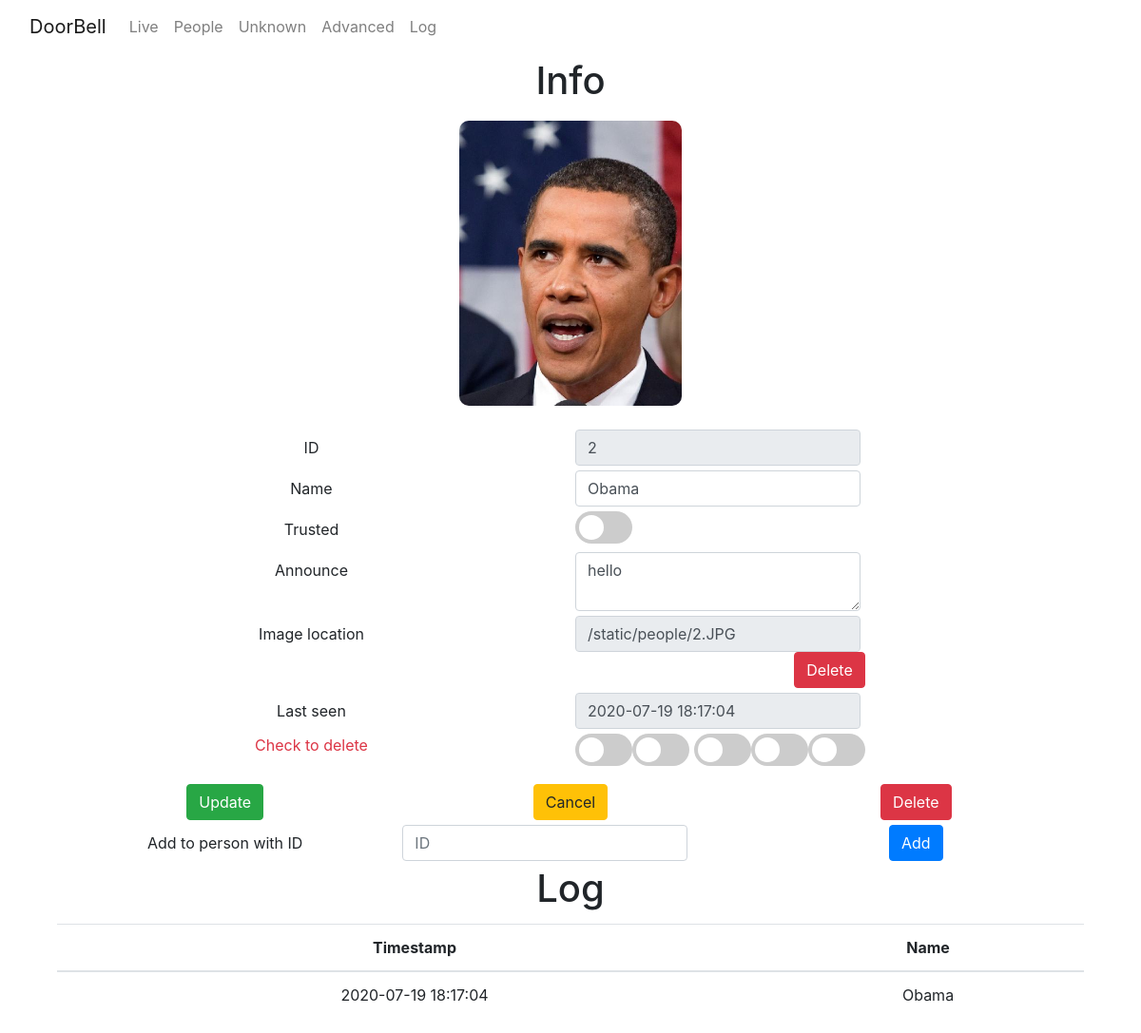
The app's page /person/2, older data.
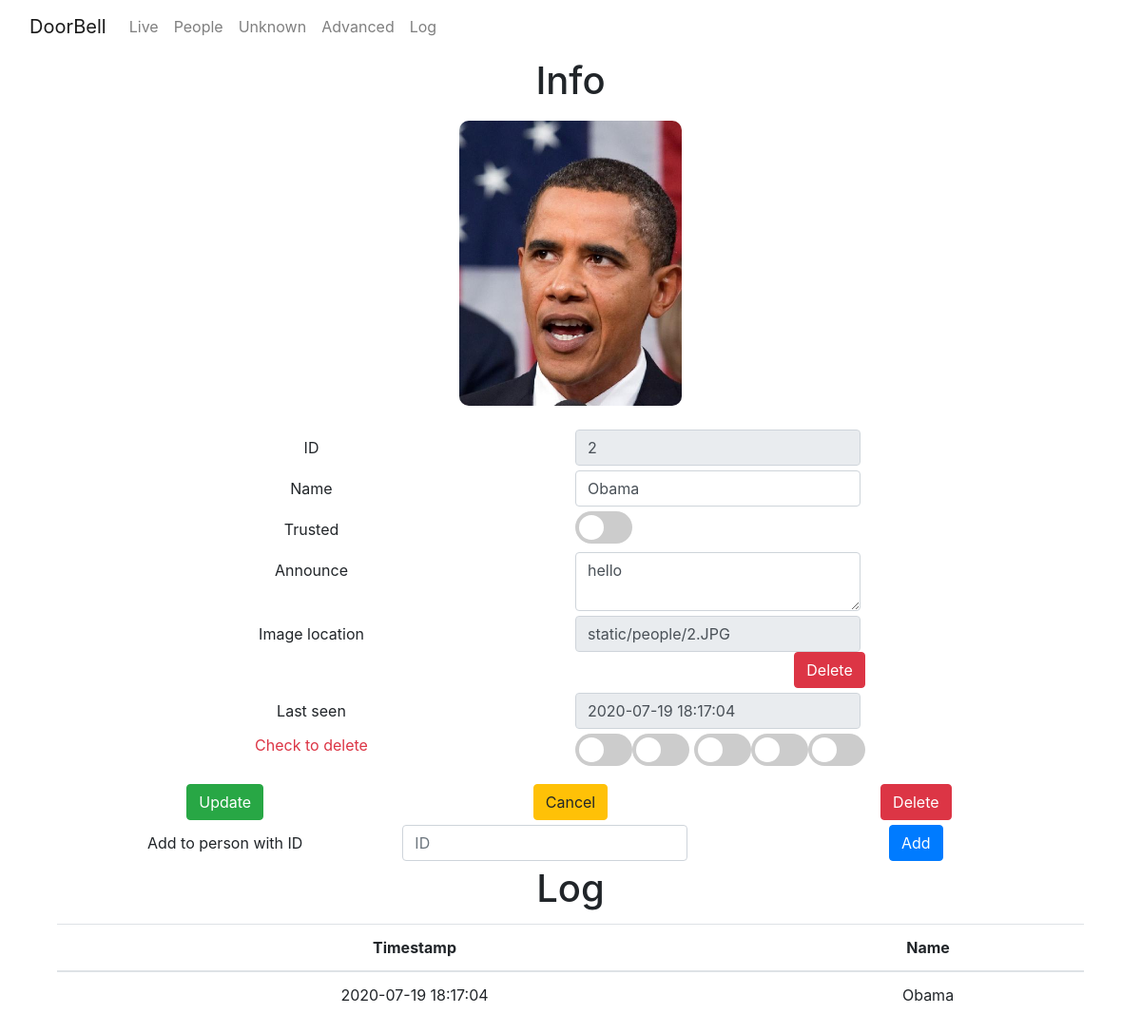
The same page, newer data.
### tables this page shows
CREATE TABLE "faces" (
	"id"	INTEGER NOT NULL,
	"person_id"	INTEGER,
	"image_loc"	text,
	"0"	NUMERIC,
	"1"	NUMERIC,
	"2"	NUMERIC,
	"3"	NUMERIC,
	"4"	NUMERIC,
	"5"	NUMERIC,
	"6"	NUMERIC,
	"7"	NUMERIC,
	"8"	NUMERIC,
	"9"	NUMERIC,
	"10"	NUMERIC,
	"11"	NUMERIC,
	"12"	NUMERIC,
	"13"	NUMERIC,
	"14"	NUMERIC,
	"15"	NUMERIC,
	"16"	NUMERIC,
	"17"	NUMERIC,
	"18"	NUMERIC,
	"19"	NUMERIC,
	"20"	NUMERIC,
	"21"	NUMERIC,
	"22"	NUMERIC,
	"23"	NUMERIC,
	"24"	NUMERIC,
	"25"	NUMERIC,
	"26"	NUMERIC,
	"27"	NUMERIC,
	"28"	NUMERIC,
	"29"	NUMERIC,
	"30"	NUMERIC,
	"31"	NUMERIC,
	"32"	NUMERIC,
	"33"	NUMERIC,
	"34"	NUMERIC,
	"35"	NUMERIC,
	"36"	NUMERIC,
	"37"	NUMERIC,
	"38"	NUMERIC,
	"39"	NUMERIC,
	"40"	NUMERIC,
	"41"	NUMERIC,
	"42"	NUMERIC,
	"43"	NUMERIC,
	"44"	NUMERIC,
	"45"	NUMERIC,
	"46"	NUMERIC,
	"47"	NUMERIC,
	"48"	NUMERIC,
	"49"	NUMERIC,
	"50"	NUMERIC,
	"51"	NUMERIC,
	"52"	NUMERIC,
	"53"	NUMERIC,
	"54"	NUMERIC,
	"55"	NUMERIC,
	"56"	NUMERIC,
	"57"	NUMERIC,
	"58"	NUMERIC,
	"59"	NUMERIC,
	"60"	NUMERIC,
	"61"	NUMERIC,
	"62"	NUMERIC,
	"63"	NUMERIC,
	"64"	NUMERIC,
	"65"	NUMERIC,
	"66"	NUMERIC,
	"67"	NUMERIC,
	"68"	NUMERIC,
	"69"	NUMERIC,
	"70"	NUMERIC,
	"71"	NUMERIC,
	"72"	NUMERIC,
	"73"	NUMERIC,
	"74"	NUMERIC,
	"75"	NUMERIC,
	"76"	NUMERIC,
	"77"	NUMERIC,
	"78"	NUMERIC,
	"79"	NUMERIC,
	"80"	NUMERIC,
	"81"	NUMERIC,
	"82"	NUMERIC,
	"83"	NUMERIC,
	"84"	NUMERIC,
	"85"	NUMERIC,
	"86"	NUMERIC,
	"87"	NUMERIC,
	"88"	NUMERIC,
	"89"	NUMERIC,
	"90"	NUMERIC,
	"91"	NUMERIC,
	"92"	NUMERIC,
	"93"	NUMERIC,
	"94"	NUMERIC,
	"95"	NUMERIC,
	"96"	NUMERIC,
	"97"	NUMERIC,
	"98"	NUMERIC,
	"99"	NUMERIC,
	"100"	NUMERIC,
	"101"	NUMERIC,
	"102"	NUMERIC,
	"103"	NUMERIC,
	"104"	NUMERIC,
	"105"	NUMERIC,
	"106"	NUMERIC,
	"107"	NUMERIC,
	"108"	NUMERIC,
	"109"	NUMERIC,
	"110"	NUMERIC,
	"111"	NUMERIC,
	"112"	NUMERIC,
	"113"	NUMERIC,
	"114"	NUMERIC,
	"115"	NUMERIC,
	"116"	NUMERIC,
	"117"	NUMERIC,
	"118"	NUMERIC,
	"119"	NUMERIC,
	"120"	NUMERIC,
	"121"	NUMERIC,
	"122"	NUMERIC,
	"123"	NUMERIC,
	"124"	NUMERIC,
	"125"	NUMERIC,
	"126"	NUMERIC,
	"127"	NUMERIC,
	PRIMARY KEY("id")
);

### app.py (the view)
@app.route("/person/<person_id>")
def person_page(person_id):
    person = db.execute("SELECT * FROM people LEFT JOIN faces ON people.id=person_id WHERE people.id LIKE ? GROUP BY people.id", person_id)
    log = db.execute("SELECT * FROM log LEFT JOIN people ON person_id = people.id WHERE person_id LIKE ? OR datetime IN (SELECT datetime FROM log WHERE person_id LIKE ?) ORDER BY datetime DESC",person_id ,person_id)
    return render_template("/person.html", person=person, log=log)

### app.py (called while the page is built)
@app.after_request
def after_request(response):
    response.headers["Cache-Control"] = "no-cache, no-store, must-revalidate"
    response.headers["Expires"] = 0
    response.headers["Pragma"] = "no-cache"
    return response

### templates/person.html (shortened to what the changed rows need)
<!DOCTYPE html>
<html>
<head>
    <link rel="stylesheet" href="{{ url_for('static', filename='assets/bootstrap/css/bootstrap.min.css') }}">
    <link rel="stylesheet" href="{{ url_for('static', filename='assets/css/styles.min.css') }}">
</head>
<body>
    <div class="container">
        <div class="row">
            <div class="col">
                <h1>Info</h1>
            </div>
        </div>
        <div class="row">
            <div class="col">
                <div class="row">
                    {% for row in person %}
                    <div class="col"><img class="mug" src="{{ row['image_loc'] }}"></div>
                    {% endfor %}
                </div>
            </div>
        </div>
    </div>
    <div class="container">
        <div class="row">
            <div class="col">
                <form action="/person/update" method="post">
                    <div class="form-row">
                        <div class="col"><input class="form-control" type="text" id="id" name="id" value="{{ person[0]['person_id'] }}" readonly=""></div>
                    </div>
                    {% for row in person %}
                    <div class="form-row">
                        <div class="col"><label class="col-form-label" for="imageloc">Image location</label></div>
                        <div class="col"><input class="form-control" type="text" id="imageloc" disabled="" value="{{ row['image_loc'] }}"><button class="btn btn-danger" type="submit" formaction="/person/deleteface" name="face" value="{{ row['image_loc'] }}">Delete</button></div>
                    </div>
                    {% endfor %}
                </form>
            </div>
        </div>
    </div>
    <div class="container" id="log">
        <div class="row">
            <div class="col">
                <h1>Log</h1>
            </div>
        </div>
        <div class="row">
            <div class="col">
                <div class="table-responsive">
                    <table class="table">
                        <thead>
                            <tr>
                                <th>Timestamp</th>
                                <th>Name</th>
                            </tr>
                        </thead>
                    </table>
                </div>
            </div>
        </div>
    </div>
</body>
</html>

Row changes from the older to the newer data that the page shows:
changed faces: image_loc "/static/people/2.JPG" → "static/people/2.JPG"
